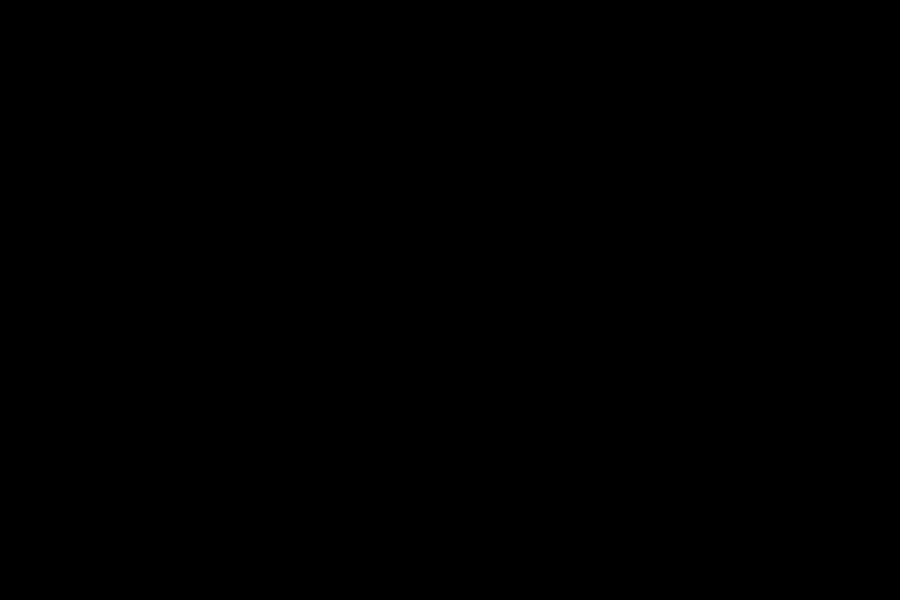
Frame 1 (no input)
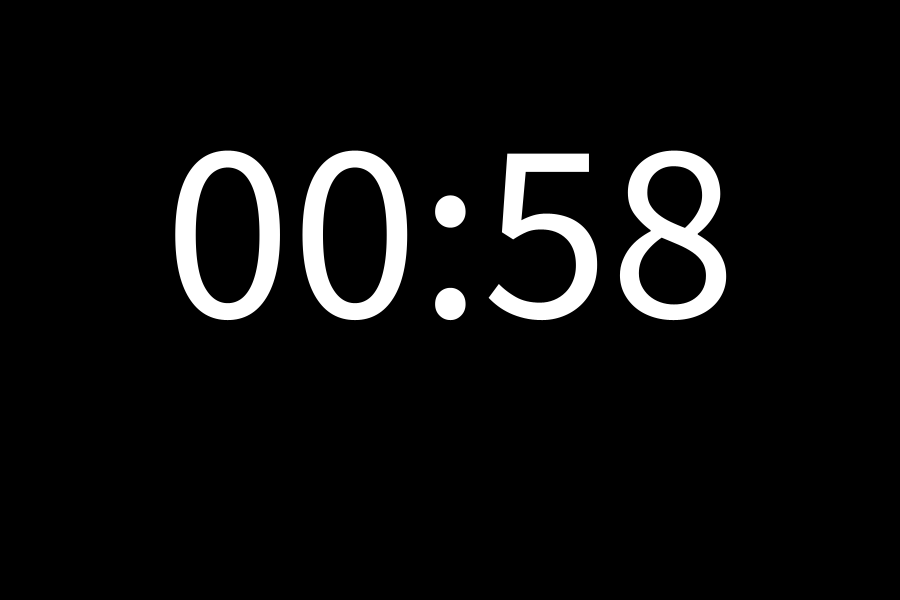
Frame 60 (the mouse pressed at the canvas centre just before this capture)
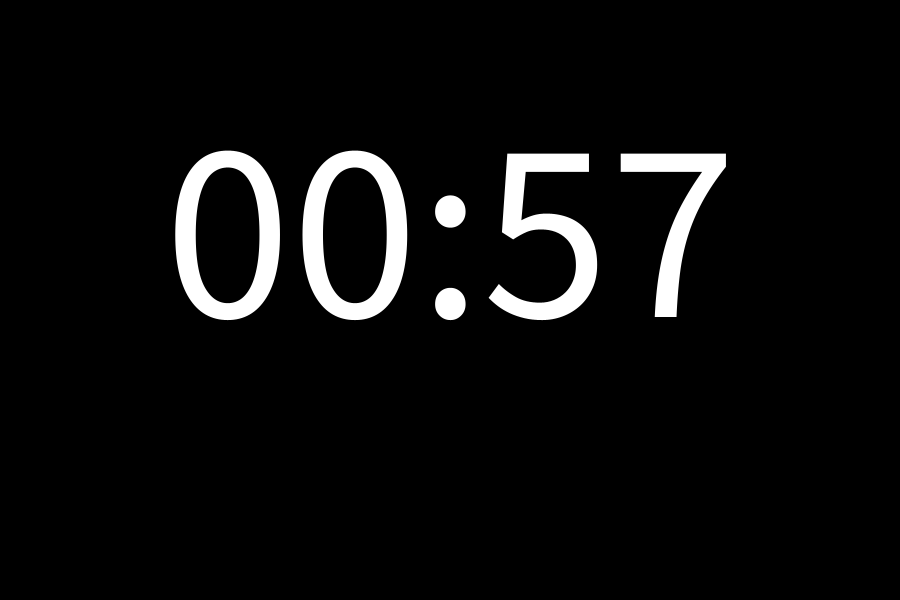
Frame 120 (the mouse held since frame 60 and released just before this capture)

The Processing sketch that drew these frames (run headless with seeded random() and noise(); from frame 60 on, the mouse is pressed at the canvas centre):

// Processing sketch: sessionist
// ── sessionist.pde
int fr=0;
int ns=-1;
int tmax=60;
int trem;
int slowclk=0;

enum TimerState {
  COUNTDOWN, TIMEOUT, PAUSED
}
TimerState ts=TimerState.COUNTDOWN;

color wht=color(255, 255, 255);
color blk=color(0, 0, 0);
color gry=color(100, 100, 100);

void setup() {
  size(900, 600);
  background(blk);
  fill(wht);
  noStroke();
  textSize(256);
  textAlign(CENTER, CENTER);
}

String gettime(int s) {
  if (s>=3600) {
    throw new RuntimeException("timer capability 1 hour!");
  }
  int min=s/60;
  int sec=s%60;
  return String.format("%02d:%02d", min, sec);
}

void tick() {
  if (fr==0) {
    fr=int(frameRate);
  }
  fr--;
}

void draw() {
  tick();
  if (ts==TimerState.COUNTDOWN) {
    if (fr==0) {
      background(blk);
      ns++;
      trem=tmax-ns;
      if (trem==0) {
        ts=TimerState.TIMEOUT;
      }
      text(gettime(trem), width/2, height/2-height/8);
    }
  } else if (ts==TimerState.PAUSED) {
    //
  } else if (ts==TimerState.TIMEOUT) {
    if (fr<frameRate/2) {
      background(blk);
      fill(wht);
    } else {
      background(wht);
      fill(blk);
    }
    text(gettime(trem), width/2, height/2-height/8);
  }
}

void keyPressed() {
  if (key==' ' && ts==TimerState.PAUSED) {
    ts=TimerState.COUNTDOWN;
  }
  if (key==' ' && ts==TimerState.COUNTDOWN) {
    ts=TimerState.PAUSED;
  }
  if (key=='r') {
    ns=-1;
    ts=TimerState.COUNTDOWN;
  }
}
